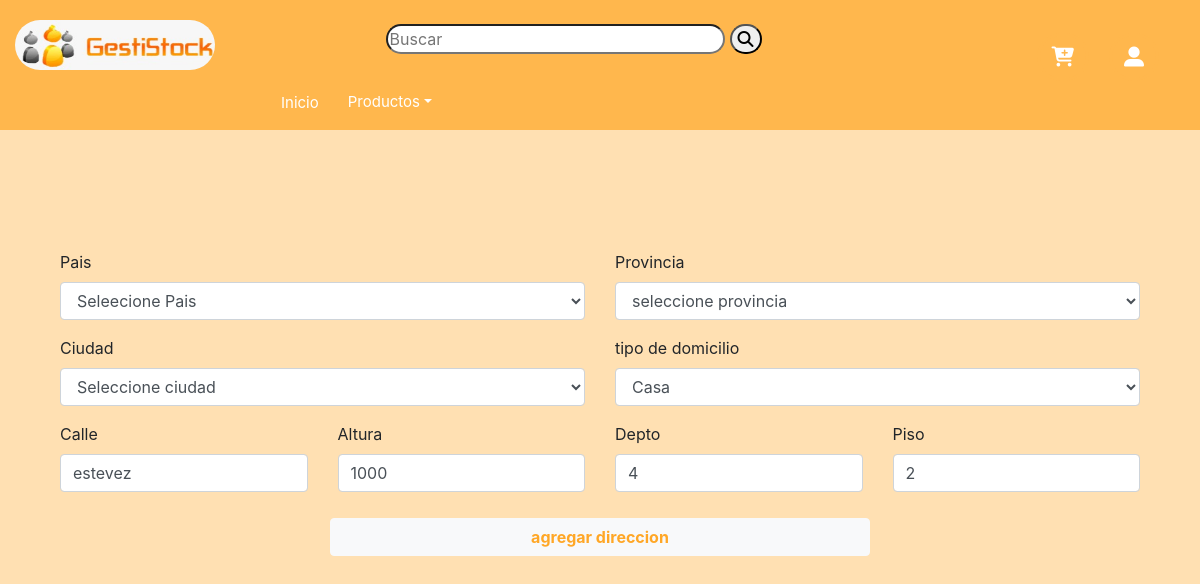
Screenshot of /ModDomicilioCompra.php?idDireccion=25 (signed in) with the database file from the repository.
### tables this page shows
CREATE TABLE `direcciones` (
  `idDireccion` int(11) NOT NULL,
  `idCiudad` int(11) NOT NULL,
  `idPersona` int(11) NOT NULL,
  `idTipoDomicilio` int(11) NOT NULL,
  `calle` varchar(45) DEFAULT NULL,
  `altura` int(11) DEFAULT NULL,
  `dpto` varchar(45) DEFAULT NULL,
  `piso` varchar(45) DEFAULT NULL
);

### ModDomicilioCompra.php (the view, shortened to what this page needs)
<?php
require("header.php");
?>
<div class="row">
<div class="container">
<?php
$select5=mysqli_query($conexion,"SELECT idTipoDomicilio,descripcion FROM tiposdomicilios ORDER BY descripcion ASC");
?>
 <?php
if(isset($_GET['idDireccion'])){
    $idDireccion=$_GET['idDireccion'];
    $select=mysqli_query($conexion,"SELECT * FROM direcciones WHERE idDireccion=$idDireccion");
    while($r=mysqli_fetch_array($select)){
?>
    <div class="col-md-12" style="padding-top:120px">
                      <form action="direccionesClientes.php" method="POST">
                         <div class="row">
                            <div class="col-md-6">
                              <div class="form-group">
                                <label>Pais</label>
                                <select class="form-control" id="cbxpais" name="cbxpais">
               	                  <option>Seleecione Pais</option>
                                </select>
                              </div>
                              <div class="form-group">
                                <label>Ciudad</label>
                                <select class="form-control" id="cbxciudad" name="cbxciudad">
                                   <option>Seleccione ciudad</option>
                                </select>
                              </div>
                              <div class="row">
                                <div class="form-group col-md-6">
                                  <label>Calle</label>
                                  <input type="text" class="form-control" name="calle" id="calle" value="<?php echo $r['calle'];?>"  placeholder="ingrese calle">
                                </div>
                                <div class="form-group col-md-6">
                                  <label>Altura</label>
                                  <input type="text" class="form-control" name="altura" id="altura" value="<?php echo $r['altura'];?>" placeholder="ingrese altura">
                                </div>
                              </div>
                            </div>
                            <div class="col-md-6">
                               <div class="form-group">
                                  <label>Provincia</label>
                                  <select class="form-control" id="cbxprovincia" name="cbxprovincia">
                                     <option>seleccione provincia</option>
                                  </select>
                               </div>
                               <div class="form-group">
                                  <label>tipo de domicilio</label>
                                  <select class="form-control" id="tipodomicilio" name="tipodomicilio">
                                    <?php while ($rsTP = $select5->fetch_assoc()){?>
                                       <option value="<?php echo $rsTP['idTipoDomicilio']; ?>"><?php echo $rsTP['descripcion'];?></option>
                                    <?php } ?>
                                  </select>
                               </div>
                               <div class="row">
                                  <div class="form-group col-md-6">
                                     <label>Depto</label>
                                     <input type="text" class="form-control" name="dpto" id="dpto" value="<?php echo $r['dpto'];?>" placeholder="ingrese departamento">
                                  </div>
                                  <div class="form-group col-md-6">
                                     <label>Piso</label>
                                     <input type="text" class="form-control" name="piso" id="piso" value="<?php echo $r['piso'];?>" placeholder="ingrese piso">
                                  </div>
                               </div>
                            </div>
                            <div class="col-md-12" align="center">
                            <button style="width: 50%;" name="direcciones" value="direcciones" id="btn2" class="btn btn-light">agregar direccion</button>
                            </div>
                         </div>
                      </form>
                   </div>
<?php
    }
}
?>
</div>
</div>

### rows the page displays
direcciones: calle "estevez", altura "1000", dpto "4", piso "2"

### other values shown
form field tipodomicilio "Casa"
